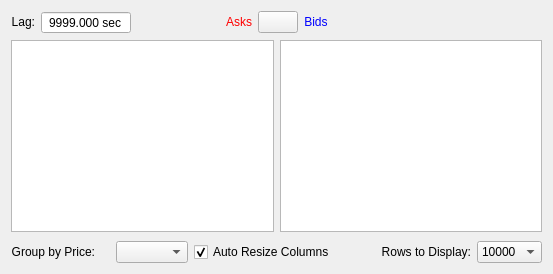
        <widget class="QWidget" name="tabDepth">
         <property name="sizePolicy">
          <sizepolicy hsizetype="Preferred" vsizetype="Preferred">
           <horstretch>0</horstretch>
           <verstretch>0</verstretch>
          </sizepolicy>
         </property>
         <property name="accessibleName">
          <string>TAB_DEPTH</string>
         </property>
         <attribute name="title">
          <string>Order Book</string>
         </attribute>
         <layout class="QGridLayout" name="gridLayout_34">
          <item row="0" column="0">
           <layout class="QHBoxLayout" name="horizontalLayout_20">
            <property name="rightMargin">
             <number>10</number>
            </property>
            <item>
             <widget class="QLabel" name="lagApiLabel_2">
              <property name="sizePolicy">
               <sizepolicy hsizetype="Preferred" vsizetype="Maximum">
                <horstretch>0</horstretch>
                <verstretch>0</verstretch>
               </sizepolicy>
              </property>
              <property name="minimumSize">
               <size>
                <width>0</width>
                <height>0</height>
               </size>
              </property>
              <property name="accessibleName">
               <string>TR00016</string>
              </property>
              <property name="text">
               <string>Lag:</string>
              </property>
              <property name="alignment">
               <set>Qt::AlignRight|Qt::AlignTrailing|Qt::AlignVCenter</set>
              </property>
             </widget>
            </item>
            <item>
             <widget class="QDoubleSpinBox" name="depthLag">
              <property name="sizePolicy">
               <sizepolicy hsizetype="Preferred" vsizetype="Fixed">
                <horstretch>0</horstretch>
                <verstretch>0</verstretch>
               </sizepolicy>
              </property>
              <property name="minimumSize">
               <size>
                <width>90</width>
                <height>0</height>
               </size>
              </property>
              <property name="accessibleName">
               <string>TR00113</string>
              </property>
              <property name="styleSheet">
               <string notr="true"/>
              </property>
              <property name="alignment">
               <set>Qt::AlignCenter</set>
              </property>
              <property name="readOnly">
               <bool>true</bool>
              </property>
              <property name="buttonSymbols">
               <enum>QAbstractSpinBox::NoButtons</enum>
              </property>
              <property name="prefix">
               <string/>
              </property>
              <property name="suffix">
               <string> sec</string>
              </property>
              <property name="decimals">
               <number>3</number>
              </property>
              <property name="minimum">
               <double>0.000000000000000</double>
              </property>
              <property name="maximum">
               <double>9999.000000000000000</double>
              </property>
              <property name="value">
               <double>9999.000000000000000</double>
              </property>
             </widget>
            </item>
            <item>
             <spacer name="horizontalSpacer_8">
              <property name="orientation">
               <enum>Qt::Horizontal</enum>
              </property>
              <property name="sizeHint" stdset="0">
               <size>
                <width>0</width>
                <height>20</height>
               </size>
              </property>
             </spacer>
            </item>
           </layout>
          </item>
          <item row="0" column="3">
           <layout class="QHBoxLayout" name="horizontalLayout_18">
            <property name="spacing">
             <number>0</number>
            </property>
            <property name="leftMargin">
             <number>10</number>
            </property>
            <item>
             <spacer name="horizontalSpacer_9">
              <property name="orientation">
               <enum>Qt::Horizontal</enum>
              </property>
              <property name="sizeHint" stdset="0">
               <size>
                <width>0</width>
                <height>20</height>
               </size>
              </property>
             </spacer>
            </item>
           </layout>
          </item>
          <item row="0" column="1" colspan="2">
           <layout class="QGridLayout" name="gridLayout_27">
            <item row="0" column="3">
             <widget class="QLabel" name="bidsLabel">
              <property name="sizePolicy">
               <sizepolicy hsizetype="Expanding" vsizetype="Preferred">
                <horstretch>0</horstretch>
                <verstretch>0</verstretch>
               </sizepolicy>
              </property>
              <property name="accessibleName">
               <string>BUY_ORDERS</string>
              </property>
              <property name="styleSheet">
               <string notr="true">color: blue</string>
              </property>
              <property name="text">
               <string>Bids</string>
              </property>
              <property name="alignment">
               <set>Qt::AlignCenter</set>
              </property>
             </widget>
            </item>
            <item row="0" column="0">
             <widget class="QLabel" name="asksLabel">
              <property name="sizePolicy">
               <sizepolicy hsizetype="Expanding" vsizetype="Preferred">
                <horstretch>0</horstretch>
                <verstretch>0</verstretch>
               </sizepolicy>
              </property>
              <property name="accessibleName">
               <string>SELL_ORDERS</string>
              </property>
              <property name="styleSheet">
               <string notr="true">color: red</string>
              </property>
              <property name="text">
               <string>Asks</string>
              </property>
              <property name="alignment">
               <set>Qt::AlignCenter</set>
              </property>
             </widget>
            </item>
            <item row="0" column="1">
             <widget class="QPushButton" name="swapDepth">
              <property name="text">
               <string/>
              </property>
              <property name="icon">
               <iconset resource="QtResource.qrc">
                <normaloff>:/Resources/Swap.png</normaloff>:/Resources/Swap.png</iconset>
              </property>
              <property name="iconSize">
               <size>
                <width>32</width>
                <height>16</height>
               </size>
              </property>
             </widget>
            </item>
           </layout>
          </item>
          <item row="3" column="0" colspan="4">
           <layout class="QGridLayout" name="gridLayout_31">
            <property name="topMargin">
             <number>3</number>
            </property>
            <item row="0" column="1">
             <widget class="QLabel" name="usdLabel2_2">
              <property name="sizePolicy">
               <sizepolicy hsizetype="Maximum" vsizetype="Preferred">
                <horstretch>0</horstretch>
                <verstretch>0</verstretch>
               </sizepolicy>
              </property>
              <property name="font">
               <font>
                <pointsize>11</pointsize>
                <bold>false</bold>
               </font>
              </property>
              <property name="accessibleDescription">
               <string>USD_ICON</string>
              </property>
              <property name="text">
               <string/>
              </property>
              <property name="alignment">
               <set>Qt::AlignCenter</set>
              </property>
             </widget>
            </item>
            <item row="0" column="5">
             <widget class="QLabel" name="labelDepthLimit">
              <property name="sizePolicy">
               <sizepolicy hsizetype="Preferred" vsizetype="Maximum">
                <horstretch>0</horstretch>
                <verstretch>0</verstretch>
               </sizepolicy>
              </property>
              <property name="minimumSize">
               <size>
                <width>0</width>
                <height>0</height>
               </size>
              </property>
              <property name="accessibleName">
               <string>ROWS_TO_DISPLAY</string>
              </property>
              <property name="text">
               <string>Rows to Display:</string>
              </property>
              <property name="alignment">
               <set>Qt::AlignRight|Qt::AlignTrailing|Qt::AlignVCenter</set>
              </property>
             </widget>
            </item>
            <item row="0" column="2">
             <widget class="QComboBox" name="comboBoxGroupByPrice">
              <property name="sizePolicy">
               <sizepolicy hsizetype="Preferred" vsizetype="Fixed">
                <horstretch>0</horstretch>
                <verstretch>0</verstretch>
               </sizepolicy>
              </property>
              <property name="maxVisibleItems">
               <number>30</number>
              </property>
             </widget>
            </item>
            <item row="0" column="6">
             <widget class="QComboBox" name="depthComboBoxLimitRows">
              <property name="maxVisibleItems">
               <number>30</number>
              </property>
              <item>
               <property name="text">
                <string>10000</string>
               </property>
              </item>
              <item>
               <property name="text">
                <string>2000</string>
               </property>
              </item>
              <item>
               <property name="text">
                <string>1000</string>
               </property>
              </item>
              <item>
               <property name="text">
                <string>500</string>
               </property>
              </item>
              <item>
               <property name="text">
                <string>250</string>
               </property>
              </item>
              <item>
               <property name="text">
                <string>100</string>
               </property>
              </item>
              <item>
               <property name="text">
                <string>50</string>
               </property>
              </item>
              <item>
               <property name="text">
                <string>25</string>
               </property>
              </item>
              <item>
               <property name="text">
                <string>20</string>
               </property>
              </item>
              <item>
               <property name="text">
                <string>15</string>
               </property>
              </item>
              <item>
               <property name="text">
                <string>10</string>
               </property>
              </item>
              <item>
               <property name="text">
                <string>5</string>
               </property>
              </item>
             </widget>
            </item>
            <item row="0" column="4">
             <spacer name="horizontalSpacer_7">
              <property name="orientation">
               <enum>Qt::Horizontal</enum>
              </property>
              <property name="sizeHint" stdset="0">
               <size>
                <width>40</width>
                <height>20</height>
               </size>
              </property>
             </spacer>
            </item>
            <item row="0" column="0">
             <widget class="QLabel" name="labelGroupByPrice">
              <property name="sizePolicy">
               <sizepolicy hsizetype="Preferred" vsizetype="Maximum">
                <horstretch>0</horstretch>
                <verstretch>0</verstretch>
               </sizepolicy>
              </property>
              <property name="minimumSize">
               <size>
                <width>0</width>
                <height>0</height>
               </size>
              </property>
              <property name="accessibleName">
               <string>GROUP_BY_PRICE</string>
              </property>
              <property name="text">
               <string>Group by Price:</string>
              </property>
              <property name="alignment">
               <set>Qt::AlignRight|Qt::AlignTrailing|Qt::AlignVCenter</set>
              </property>
             </widget>
            </item>
            <item row="0" column="3">
             <widget class="QCheckBox" name="depthAutoResize">
              <property name="accessibleName">
               <string>AUTO_RESIZE_COLUMNS</string>
              </property>
              <property name="text">
               <string>Auto Resize Columns</string>
              </property>
              <property name="checked">
               <bool>true</bool>
              </property>
             </widget>
            </item>
           </layout>
          </item>
          <item row="1" column="0" colspan="4">
           <layout class="QHBoxLayout" name="horizontalLayout_15">
            <item>
             <widget class="QTableView" name="depthAsksTable">
              <property name="contextMenuPolicy">
               <enum>Qt::CustomContextMenu</enum>
              </property>
              <property name="styleSheet">
               <string notr="true">font-size:12px</string>
              </property>
              <property name="horizontalScrollBarPolicy">
               <enum>Qt::ScrollBarAlwaysOff</enum>
              </property>
              <property name="editTriggers">
               <set>QAbstractItemView::NoEditTriggers</set>
              </property>
              <property name="showDropIndicator" stdset="0">
               <bool>false</bool>
              </property>
              <property name="alternatingRowColors">
               <bool>true</bool>
              </property>
              <property name="selectionBehavior">
               <enum>QAbstractItemView::SelectRows</enum>
              </property>
              <property name="textElideMode">
               <enum>Qt::ElideNone</enum>
              </property>
              <property name="verticalScrollMode">
               <enum>QAbstractItemView::ScrollPerPixel</enum>
              </property>
              <property name="horizontalScrollMode">
               <enum>QAbstractItemView::ScrollPerPixel</enum>
              </property>
              <property name="showGrid">
               <bool>false</bool>
              </property>
              <property name="wordWrap">
               <bool>false</bool>
              </property>
              <attribute name="horizontalHeaderMinimumSectionSize">
               <number>10</number>
              </attribute>
              <attribute name="horizontalHeaderHighlightSections">
               <bool>false</bool>
              </attribute>
              <attribute name="verticalHeaderVisible">
               <bool>false</bool>
              </attribute>
              <attribute name="verticalHeaderHighlightSections">
               <bool>false</bool>
              </attribute>
             </widget>
            </item>
            <item>
             <widget class="QTableView" name="depthBidsTable">
              <property name="contextMenuPolicy">
               <enum>Qt::CustomContextMenu</enum>
              </property>
              <property name="styleSheet">
               <string notr="true">font-size:12px</string>
              </property>
              <property name="horizontalScrollBarPolicy">
               <enum>Qt::ScrollBarAlwaysOff</enum>
              </property>
              <property name="editTriggers">
               <set>QAbstractItemView::NoEditTriggers</set>
              </property>
              <property name="showDropIndicator" stdset="0">
               <bool>false</bool>
              </property>
              <property name="alternatingRowColors">
               <bool>true</bool>
              </property>
              <property name="selectionBehavior">
               <enum>QAbstractItemView::SelectRows</enum>
              </property>
              <property name="textElideMode">
               <enum>Qt::ElideNone</enum>
              </property>
              <property name="verticalScrollMode">
               <enum>QAbstractItemView::ScrollPerPixel</enum>
              </property>
              <property name="horizontalScrollMode">
               <enum>QAbstractItemView::ScrollPerPixel</enum>
              </property>
              <property name="showGrid">
               <bool>false</bool>
              </property>
              <property name="wordWrap">
               <bool>false</bool>
              </property>
              <attribute name="horizontalHeaderMinimumSectionSize">
               <number>10</number>
              </attribute>
              <attribute name="horizontalHeaderHighlightSections">
               <bool>false</bool>
              </attribute>
              <attribute name="verticalHeaderVisible">
               <bool>false</bool>
              </attribute>
              <attribute name="verticalHeaderHighlightSections">
               <bool>false</bool>
              </attribute>
             </widget>
            </item>
           </layout>
          </item>
         </layout>
        </widget>
